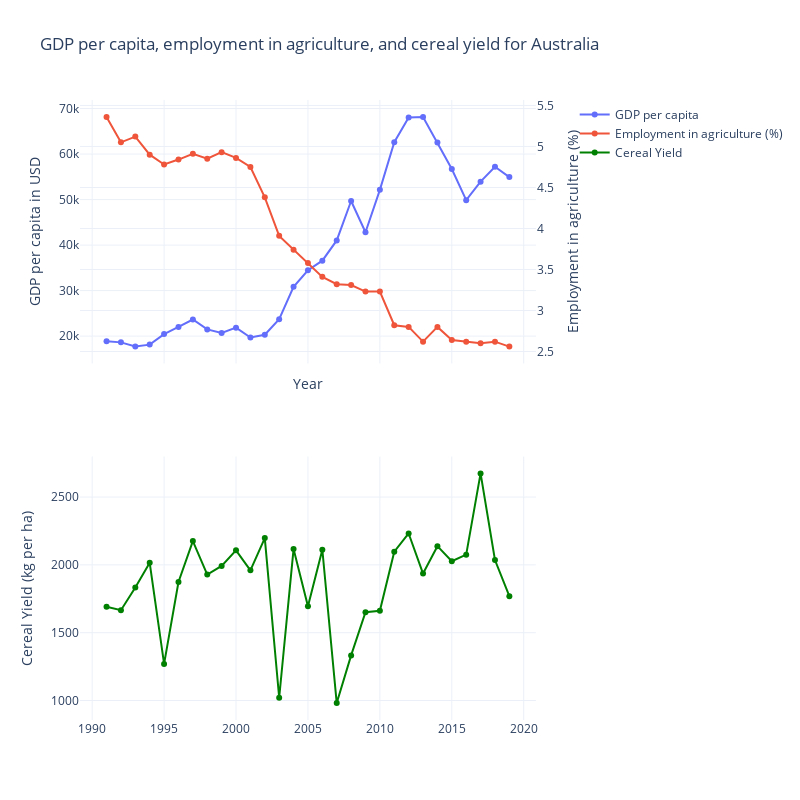

Write notebook code for a chart like this one.
### Markdown cell above
**Interactive plot** :

### Code cell
# Define the countries list
countries_list = data_frames_combined['country'].unique().tolist()

# Create the combined plot function
def plot_combined(country):
    # Filter the data for the selected country
    country_data = data_frames_combined[data_frames_combined['country'] == country]

    # Create the first subplot for GDP per capita and employment in agriculture
    fig = make_subplots(rows=2, cols=1, shared_xaxes=True, specs=[[{"secondary_y": True}],[{}]])

    # Add GDP per capita trace (left y-axis)
    fig.add_trace(go.Scatter(x=country_data['year'], y=country_data['GDP_per_capita'],
                             mode='lines+markers', name='GDP per capita'), row=1, col=1, secondary_y=False)

    # Add percentage of people working in agriculture trace (right y-axis)
    fig.add_trace(go.Scatter(x=country_data['year'], y=country_data['Empl_in_agri_in_%_of_all_empl'],
                             mode='lines+markers', name='Employment in agriculture (%)',
                             yaxis='y2'), row=1, col=1, secondary_y=True)

    # Set the plot title and axis labels
    fig.update_layout(
        title=f'GDP per capita, employment in agriculture, and cereal yield for {country}',
        xaxis_title='Year',
        yaxis_title='GDP per capita in USD',
        yaxis2=dict(
            title='Employment in agriculture (%)',
            overlaying='y',
            side='right'
        )
    )

    # Create the second subplot for cereal yield
    fig.add_trace(go.Scatter(x=country_data['year'], y=country_data['Cereal_Yield_kg_per_ha'],
                             mode='lines+markers', line=dict(color='green'), name='Cereal Yield'),
                  row=2, col=1)

    # Set the plot title and axis labels
    fig.update_yaxes(title_text="Cereal Yield (kg per ha)", row=2, col=1)

    # Set the plot layout
    fig.update_layout(height=800, width=800, showlegend=True, template="plotly_white")

    # Show the plot
    fig.show()

# Create a dropdown menu to select a country
interact(plot_combined, country=widgets.Dropdown(options=countries_list, value=countries_list[0], description='Country:'))

### Figure 1 — Plotly figure (JSON) as saved in the notebook; plotly's stock layout.template omitted (floating-point values rounded to 4 significant figures)
{"data": [{"mode": "lines+markers", "name": "GDP per capita", "type": "scatter", "x": [2019, 2018, 2017, 2016, 2015, 2014, 2013, 2012, 2011, 2010, 2009, 2008, 2007, 2006, 2005, 2004, 2003, 2002, 2001, 2000, 1999, 1998, 1997, 1996, 1995, 1994, 1993, 1992, 1991], "xaxis": "x", "y": [54940.0, 57210.0, 53940.0, 49880.0, 56710.0, 62510.0, 68160.0, 68040.0, 62600.0, 52130.0, 42810.0, 49680.0, 41020.0, 36570.0, 34460.0, 30820.0, 23710.0, 20290.0, 19680.0, 21850.0, 20700.0, 21480.0, 23650.0, 22020.0, 20450.0, 18130.0, 17700.0, 18620.0, 18860.0], "yaxis": "y"}, {"mode": "lines+markers", "name": "Employment in agriculture (%)", "type": "scatter", "x": [2019, 2018, 2017, 2016, 2015, 2014, 2013, 2012, 2011, 2010, 2009, 2008, 2007, 2006, 2005, 2004, 2003, 2002, 2001, 2000, 1999, 1998, 1997, 1996, 1995, 1994, 1993, 1992, 1991], "xaxis": "x", "y": [2.56, 2.62, 2.6, 2.62, 2.64, 2.8, 2.62, 2.8, 2.82, 3.23, 3.23, 3.31, 3.32, 3.41, 3.58, 3.74, 3.91, 4.38, 4.75, 4.86, 4.93, 4.85, 4.91, 4.84, 4.78, 4.9, 5.12, 5.05, 5.36], "yaxis": "y2"}, {"line": {"color": "green"}, "mode": "lines+markers", "name": "Cereal Yield", "type": "scatter", "x": [2019, 2018, 2017, 2016, 2015, 2014, 2013, 2012, 2011, 2010, 2009, 2008, 2007, 2006, 2005, 2004, 2003, 2002, 2001, 2000, 1999, 1998, 1997, 1996, 1995, 1994, 1993, 1992, 1991], "xaxis": "x2", "y": [1769, 2036.0, 2674.0, 2075.0, 2027.0, 2138.0, 1936.0, 2232.0, 2098.0, 1662.0, 1651.0, 1333.0, 981.3, 2112.0, 1695.0, 2116.0, 1021.0, 2198.0, 1960.0, 2107.0, 1992.0, 1929.0, 2175.0, 1874.0, 1270, 2015.0, 1833.0, 1666.0, 1691], "yaxis": "y3"}], "layout": {"height": 800, "showlegend": true, "title": {"text": "GDP per capita, employment in agriculture, and cereal yield for Australia"}, "width": 800, "xaxis": {"anchor": "y", "domain": [0, 0.94], "matches": "x2", "showticklabels": false, "title": {"text": "Year"}}, "xaxis2": {"anchor": "y3", "domain": [0, 0.94]}, "yaxis": {"anchor": "x", "domain": [0.575, 1], "title": {"text": "GDP per capita in USD"}}, "yaxis2": {"anchor": "x", "overlaying": "y", "side": "right", "title": {"text": "Employment in agriculture (%)"}}, "yaxis3": {"anchor": "x2", "domain": [0, 0.425], "title": {"text": "Cereal Yield (kg per ha)"}}}}
